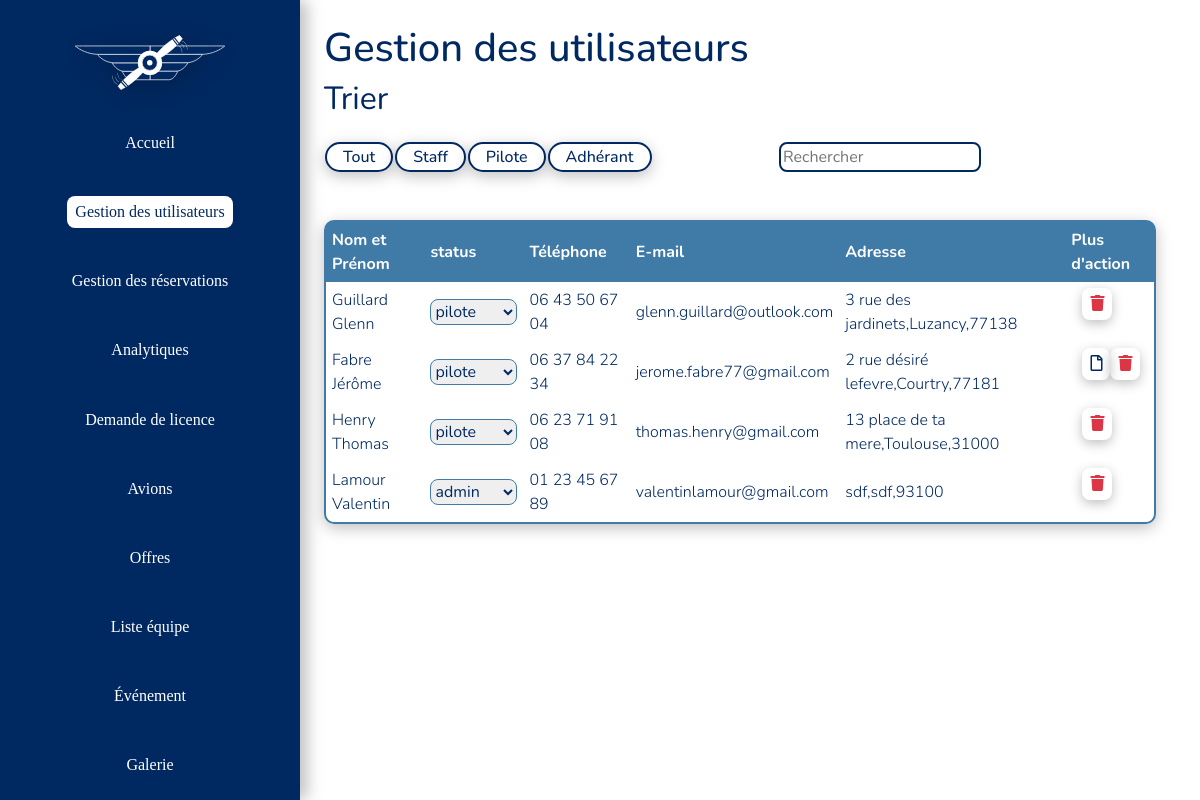
The page /php_gestionnaireUtilisateur.php (signed in) on the database its author committed.
### tables this page shows
CREATE TABLE `adherant` (
  `autorisation` tinyint(1) NOT NULL DEFAULT 0,
  `nom` char(50) DEFAULT NULL,
  `prenom` char(50) DEFAULT NULL,
  `civilite` char(50) NOT NULL,
  `mail` char(255) NOT NULL,
  `mdp` char(255) NOT NULL,
  `code_postale` char(5) NOT NULL,
  `ville` char(50) NOT NULL,
  `adresse` char(255) NOT NULL,
  `num_tel` char(14) NOT NULL,
  `licence` char(255) NOT NULL,
  `licence_valid` tinyint(1) NOT NULL DEFAULT 0,
  `date_naissance` date DEFAULT NULL,
  `date_crea` timestamp NULL DEFAULT NULL,
  `date_update` timestamp NULL DEFAULT current_timestamp(),
  `compte_actif` tinyint(1) NOT NULL DEFAULT 1
);

### UID.php (called while the page is built)
<?php
function UID($nbr_aleatoire) {
    $liste_cara = [
        ["A", "B", "C", "D", "E", "F", "G", "H", "I", "J", "K", "K", "L", "M", "N", "O", "P", "Q", "R", "S", "T", "U", "V", "W", "X", "Y", "Z"],
        ["a", "b", "c", "d", "e", "f", "g", "h","i","j","k","l","m","n","o","p","q","r","s","t","u","v","w","x","y","z"],
        ["0", "1", "2", "3", "4", "5", "6", "7", "8", "9"]
    ];
    $liste = "";
    for ($i = 0; $i < $nbr_aleatoire; $i++) {
        $index_one = rand(0, 2);
        $index_two = rand(0, count($liste_cara[$index_one])-1);
        $liste.= $liste_cara[$index_one][$index_two];
    }
    return $liste;
}
?>

### poo_models.php (called while the page is built, shortened)
<?php
require_once "poo_database.php";
class Model extends Database {
    protected string $table;
	function getTable() {
		return $this->table;
	}
	function __construct(string $table) {
		$this->table = $table;
		$this->db = Database::getInstance();
	}
}

### poo_database.php (called while the page is built, shortened)
<?php
class Database extends PDO {
    private static $instance;
    public static function getInstance():self
    {
        if(self::$instance === null){
            self::$instance = new self();
        }
        return self::$instance;
    }
}

### poo_repository.php (called while the page is built, shortened)
<?php
require_once ("poo_models.php");
class Repository extends Model {
	public function requete(string $sql) {
        return $this->db->query($sql);
    }
}

### php_gestionnaireUtilisateur.php (the view, shortened to what this page needs)
<!DOCTYPE html>
<html lang=fr">
<head>
    <link rel="stylesheet" href="css/gestionUtil.css?time=<?php require 'UID.php';
                                                            echo UID(200) ?>">
    <link rel="stylesheet" href="css/bootstrap.min.css?time=<?php echo UID(200) ?>">
    <link rel="stylesheet" href="https://cdnjs.cloudflare.com/ajax/libs/font-awesome/5.15.2/css/all.min.css">
    <link rel="stylesheet" href="https://cdn.jsdelivr.net/npm/flatpickr/dist/flatpickr.min.css">
</head>
<body class="font-normal">
    <div class="d-flex flex-row w-100 h-100">
        <section class="w-25 h-100 position-fixed start-0">
            <nav class="text-center bg-custom text-white d-flex justify-content-around flex-column align-items-center font-avion">
                <a href="index.php" class="w-50 exclu mt-3">
                    <img class="logo-shadow" src="img/SVG/logo.svg" alt="logo aero club">
                </a>
                <a class="text-white text-decoration-none py-1 px-2 rounded-3" href="php_login.php">Accueil</a>
                <a class="text-blue bg-white text-decoration-none py-1 px-2 rounded-3 exclu" href="php_gestionnaireUtilisateur.php">Gestion des utilisateurs</a>
                <a class="text-white text-decoration-none py-1 px-2 rounded-3" href="php_gestionReservation.php">Gestion des réservations</a>
                <a class="text-white text-decoration-none py-1 px-2 rounded-3" href="php_analytique.php">Analytiques</a>
                <a class="text-white text-decoration-none py-1 px-2 rounded-3" href="php_DemandeLicence.php">Demande de licence</a>
                <a class="text-white text-decoration-none py-1 px-2 rounded-3" href="php_Gestion_avions.php">Avions</a>
                <a class="text-white text-decoration-none py-1 px-2 rounded-3" href="php_offre.php">Offres</a>
                <a class="text-white text-decoration-none py-1 px-2 rounded-3" href="php_equipe.php">Liste équipe</a>
                <a class="text-white text-decoration-none py-1 px-2 rounded-3" href="php_evenement.php">Événement</a>
                <a class="text-white text-decoration-none py-1 px-2 rounded-3" href="php_galerie.php">Galerie</a>
            </nav>
        </section>
        <section class="w-75 ml-custom">
            <h1 class="text-blue mt-4">Gestion des utilisateurs</h1>
            <h2 class="text-blue fw-normal mb-4">Trier</h2>
            <?php
            if (isset($_SESSION['mail'])) {
                $mail = "'" . $_SESSION['mail'] . "'";
                require_once "poo_repository.php";
                require_once "poo_models.php";
                try {
                    $modele = new Model("adherant");
                    $exemple1 = new Repository($modele->getTable());
                    $sql = "Select autorisation from " . $modele->getTable() . " where mail = $mail  ";
                    $resultat = $exemple1->requete($sql);
                    foreach ($resultat as $ligne) {
                        if ($ligne["autorisation"] == 3) {
                            try {
                                $sql2 = "SELECT * FROM " . $modele->getTable() . " WHERE compte_actif = 1 ";
                                $sql3 = "SELECT mail FROM " . $modele->getTable() . " WHERE mail = $mail";
                                $sql4 = "$sql2 AND mail NOT IN ($sql3)";
                                $resultat2 = $exemple1->requete($sql4);
            ?>
                                <article class="d-flex justify-content-between w-75">
                                    <div class="w-50 d-flex justify-content-around">
                                        <input type="button" id="all" name="Search_Status" checked onclick="all_status()" value="Tout" class="bg-white text-blue button-custom px-3 rounded-4 fw-medium">
                                        <input type="button" id="staff" name="Search_Status" onclick="status_staff()" value="Staff" class="bg-white text-blue button-custom px-3 rounded-4 fw-medium">
                                        <input type="button" id="pilote" name="Search_Status" onclick="status_pilote()" value="Pilote" class="bg-white text-blue button-custom px-3 rounded-4 fw-medium">
                                        <input type="button" id="adherant" name="Search_Status" onclick="status_adheran()" value="Adhérant" class="bg-white text-blue button-custom px-3 rounded-4 fw-medium">
                                    </div>
                                    <input type="texte" id="search" onkeyup="search()" placeholder="Rechercher" class="bg-white text-blue input-custom rounded-3">
                                </article>
                                <table class="mt-5 fw-light text-blue">
                                    <thead class="">
                                        <tr class="text-white">
                                            <th>Nom et Prénom</th>
                                            <th>status</th>
                                            <th>Téléphone</th>
                                            <th>E-mail</th>
                                            <th>Adresse</th>
                                            <th>Plus d'action</th>
                                        </tr>
                                    </thead>
                                    <tbody>
                                        <?php
                                        foreach ($resultat2 as $ligne2) {
                                        ?>
                                            <?php
                                            $mailJqierry = "'" . $ligne2["mail"] . "'";
                                            echo "<tr id='Utilisateur_" . str_replace(".", "", str_replace('@', '', $ligne2["mail"])) . "' class='affiche Aff_" . $ligne2["nom"] . " statusAll status_" . $ligne2["autorisation"] . "'>";
                                            echo "<td>";
                                            echo $ligne2["nom"] . " " . $ligne2["prenom"];
                                            echo "</td>";
                                            echo "<td>";
                                            ?>
                                            <select class="rounded-3" onchange="ModificationStatus(<?php echo $mailJqierry ?>,this.value)" id=<?php echo "Changement_" . str_replace(".", "", str_replace('@', '', $ligne2["mail"])) ?>>
                                                <?php
                                                echo "<option value='pilote'";
                                                if ($ligne2["autorisation"] == 1) {
                                                    echo "selected";
                                                }
                                                echo ">pilote</option>";
                                                echo "<option value='admin'";
                                                if ($ligne2["autorisation"] == 3) {
                                                    echo "selected";
                                                }
                                                echo ">admin</option>";
                                                echo "</select>";
                                                echo "</td>";
                                                echo "<td>";
                                                echo $ligne2["num_tel"];
                                                echo "</td>";
                                                echo "<td>";
                                                echo $ligne2["mail"];
                                                echo "</td>";
                                                echo "<td>";
                                                echo $ligne2["adresse"] . "," . $ligne2["ville"] . "," . $ligne2["code_postale"];
                                                echo "</td>";
                                                echo "<td class='d-flex flex-row justify-content-between align-items-center w-75 mx-auto'>";
                                                if ($ligne2["licence_valid"] == 2) { ?>
                                                    <a href="PDFlicences/<?= $ligne2["licence"] ?>.pdf" target="_blank" class="icon-shadow py-1 px-2 rounded-3">
                                                        <i class="far fa-file text-blue my-auto"></i>
                                                    </a>
                                                <?php } ?>
                                                <div class="icon-shadow py-1 px-2 rounded-3">
                                                    <i onclick="test(<?php echo $mailJqierry ?>)" class="fas fa-trash trash-icon icon_supp text-danger"></i>
                                                </div>
                                        <?php
                                            echo "</td>";
                                            echo "</tr>";
                                        }
                                    } catch (PDOException $e) {
                                        die($e->getMessage());
                                    }
                                        ?>
                                    </tbody>
                                </table>
                <?php
                        } else {
                            header("Location: index.php");
                        }
                    }
                } catch (PDOException $e) {
                    die($e->getMessage());
                }
            } else {
                header("Location: index.php");
            }
                ?>
        </section>
    </div>
</body>
</html>

### css/gestionUtil.css (style rules this page uses)
.bg-custom { background-color: #002962; }
.font-avion { font-family: aeronaves; }
.font-normal { font-family: nunito; }
nav { box-shadow: 7px 0px 15px 0px rgba(0, 0, 0, 0.25); height: 100vh !important; }
nav a:not(.exclu) { transition: all 0.25s ease; }
.ml-custom { margin-left: 27%; }
.text-blue { color: #002962 !important; }
table { width: 95% !important; box-shadow: 0px 4px 15px 0px rgba(0, 0, 0, 0.25); border-collapse: separate !important; border-spacing: 0px; border-radius: 10px; border: 2px solid #407BA7; }
td, th { padding: 0.5vw; }
table thead th:first-child { border-top-left-radius: 5px; }
table thead th:last-child { border-top-right-radius: 5px; }
table tr:last-child td:first-child { border-bottom-left-radius: 10px; }
table tr:last-child td:last-child { border-bottom-right-radius: 10px; }
thead { background-color: #407BA7; }
.button-custom { border: 2px solid #002962; box-shadow: 0px 4px 15px 0px rgba(0, 0, 0, 0.25); transition: all 0.25s ease; }
.icon_supp { cursor: pointer; }
.input-custom { border: 2px solid #002962; }
select { color: #002962; border-color: #407BA7; }
.logo-shadow { filter: drop-shadow(0px 4px 15px rgba(0, 0, 0, 0.25)); }
.icon-shadow { box-shadow: 0px 3.409px 11.93px 0px rgba(0, 0, 0, 0.25); }

### rows shown on the page
adherant: nom "Guillard", prenom "Glenn", autorisation+mail "pilote", num_tel "06 43 50 67 04", mail "glenn.guillard@outlook.com", adresse "3 rue des jardinets", ville "Luzancy", code_postale "77138"
adherant: nom "Fabre", prenom "Jérôme", autorisation+mail "pilote", num_tel "06 37 84 22 34", mail "jerome.fabre77@gmail.com", adresse "2 rue désiré lefevre", ville "Courtry", code_postale "77181"
adherant: nom "Henry", prenom "Thomas", autorisation+mail "pilote", num_tel "06 23 71 91 08", mail "thomas.henry@gmail.com", adresse "13 place de ta mere", ville "Toulouse", code_postale "31000"
adherant: nom "Lamour", prenom "Valentin", autorisation+mail "admin", num_tel "01 23 45 67 89", mail "valentinlamour@gmail.com", adresse "sdf", ville "sdf", code_postale "93100"
